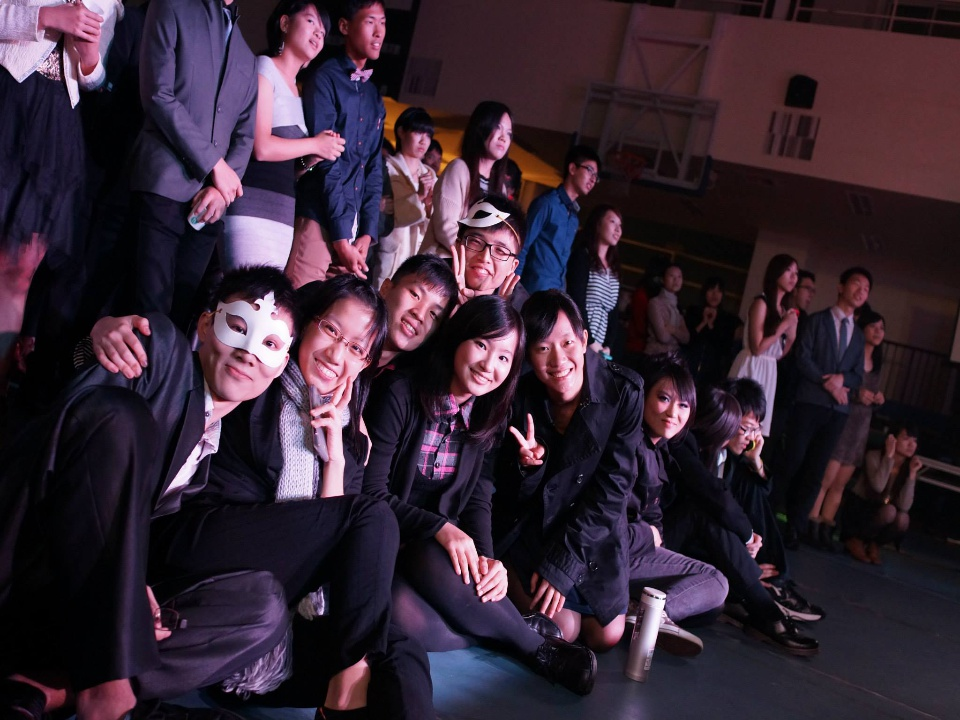
#> input picture data/290/img1005.jpg, 960 x 720 px
$ python tagger.py ../data/290 out ../data/290   (Python 2 division)
#> lines starting #> are read from the running program, lines starting #| are printed output that depends on the picture
### src/utils.py
import sys
sys.path.append(".")
import csv
import numpy as np
from datasets import Photo
import cv2

def f1_score(precision, recall):
    return 2*precision*recall/(precision+recall)

def detect_faces(detector, image):
    """
    Input: a face detector and an image, you may prorivde a detector as this:
    *** detector = cv2.CascadeClassifier("haarcascade_frontalface_alt2.xml") ***
    Output: the faces locations (x, y, width, height)
    """
    #convert to gray scale
    gray = cv2.cvtColor(image, cv2.COLOR_BGR2GRAY)

    # Detect faces in the image
    faces = detector.detectMultiScale(
        gray,
        scaleFactor=1.05,
        #scaleFactor=1.2,
        minNeighbors=8,
        minSize=(10, 10),
        flags = cv2.CASCADE_SCALE_IMAGE
    )
    return faces

# [87 lines left out: functions build_photos_from_csv, weighted_precision_recall, read_training_data, not called in this run]

### src/tagger.py
import cv2
import sys
sys.path.append(".")
import glob
import os
import pandas as pd
from operator import itemgetter
from utils import detect_faces

if __name__  == "__main__":

    try:
        #folder that contains untagged images
        input_folder = sys.argv[1]

        #folder that contains tagged images
        output_folder = sys.argv[2]

        #folder that contains images without faces
        removed_folder = sys.argv[3]
    except:
        sys.exit("Usage: python [input_foler] [output_folder] [removed_folder]" )

    if not os.path.exists(input_folder):
        sys.exit("Input folder not exists!!!!" )

    if not os.path.exists(output_folder):
        os.makedirs(output_folder)

    if not os.path.exists(removed_folder):
        os.makedirs(removed_folder)

    if not os.path.exists(output_folder + "/"+ "tag_file.csv"):
        #no tag before : create a new one
        df = pd.DataFrame(columns = ("image_ID", "x", "y", "width", "height","tag"))
    else:
        # read the tag file as a pandas DataFrame
        df = pd.read_csv(output_folder + "/"+ "tag_file.csv")


    # Create the haar cascade
    detector = cv2.CascadeClassifier("haarcascade_frontalface_alt2.xml")

    # for each image in the folder
    for image_path in glob.glob(input_folder+"/*.[Jj][Pp][Gg]"):
        #remove the folder prefix and get the image ID
        image_ID = image_path.replace(input_folder, "")

        #if already tagged
        if image_ID in df['image_ID'].values:
            continue

        # Read the image
        image = cv2.imread(image_path)
#> image is the input picture: shape (720, 960, 3); mean B, G, R 51.5, 38.2, 53.8

        #detect faces
        faces = detect_faces(detector, image)
#> in detect_faces, `gray = cv2.cvtColor(image, cv2.COLOR_BGR2GRAY)`:
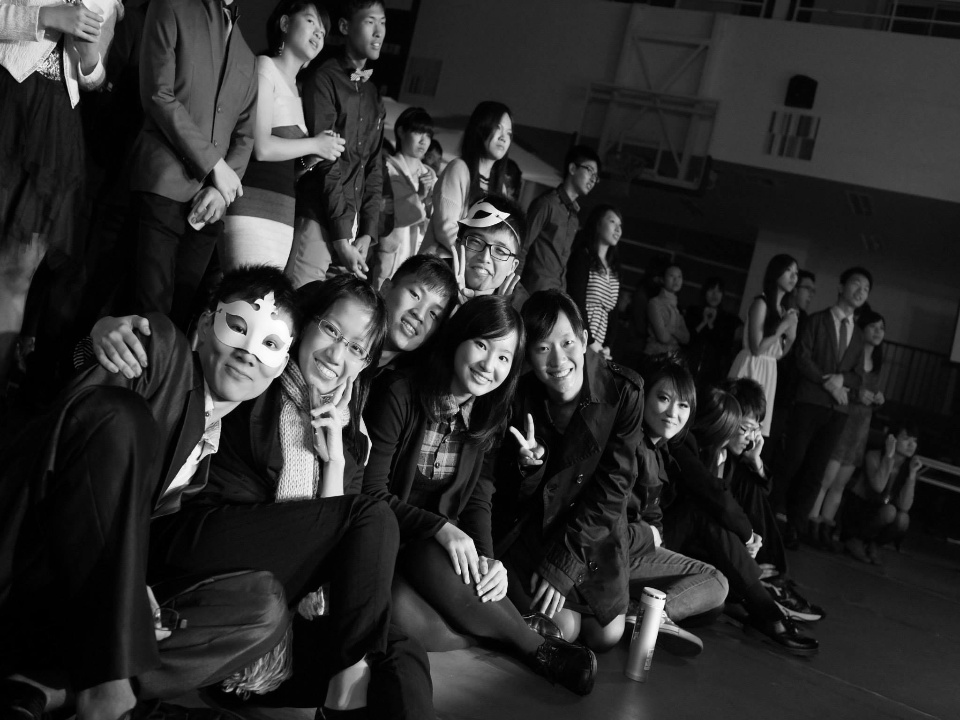
#> gray: shape (720, 960); min 0, max 255, mean 44.4
#> in detect_faces, `faces = detector.detectMultiScale( gray, scaleFactor=1.05,`: faces = [[665, 268, 23, 23], [356, 8, 41, 41], [646, 379, 55, 55], [526, 325, 61, 61]]
        print "find %d faces in image %s "% (len(faces), image_path)
#| find 4 faces in image ../data/290/img1005.jpg

        #no faces, then move this image to remove folder and go to the next image
        if len(faces) == 0:
                os.rename(image_path, removed_folder + "/" +image_ID)
                continue

        tuples = [] # list of (image_ID, face, tag)
        faces = sorted(faces, key=lambda tup: tup[0])
#> faces = [[356, 8, 41, 41], [526, 325, 61, 61], [646, 379, 55, 55], [665, 268, 23, 23]]
        for (x, y, w, h)  in faces:
            # Draw a rectangle around the faces
            cv2.rectangle(image, (x, y), (x+w, y+h), (0, 255, 0), 2)

            #show image
            cv2.imshow("img", image)

            """
            wait for keys:
            t : true for tag
            f : false for tag
            n : not a face
            """
            key = ""
            while key != ord("t") and key != ord("f") and key != ord("n") :
#> (the run stopped early here; a loop or call above may not have finished)
